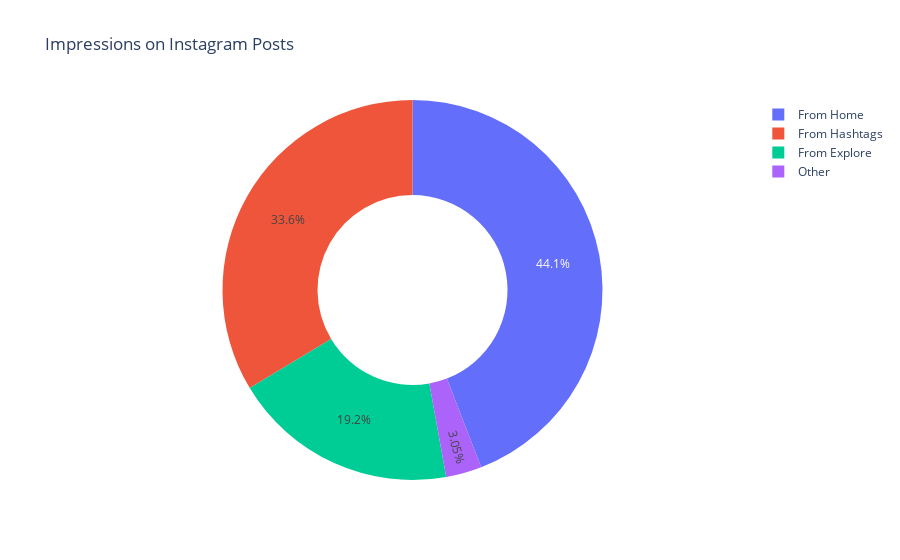

Notebook code cell kept with this figure:
### Markdown cell above
### Analysing Impressions on Instagram

### Code cell
home = df["From Home"].sum()
hashtags = df["From Hashtags"].sum()
explore = df["From Explore"].sum()
other = df['From Other'].sum()

labels = ['From Home','From Hashtags','From Explore','Other']
values = [home, hashtags, explore, other]

fig = px.pie(df, values=values, names=labels, 
             title='Impressions on Instagram Posts', hole=0.5)
fig.show()

### Figure 1 — Plotly figure (JSON) as saved in the notebook; plotly's stock layout.template omitted (floating-point values rounded to 4 significant figures)
{"data": [{"domain": {"x": [0, 1], "y": [0, 1]}, "hole": 0.5, "hovertemplate": "label=%{label}<br>value=%{value}<extra></extra>", "labels": ["From Home", "From Hashtags", "From Explore", "Other"], "legendgroup": "", "name": "", "showlegend": true, "type": "pie", "values": [294619, 224614, 128294, 20360]}], "layout": {"legend": {"tracegroupgap": 0}, "title": {"text": "Impressions on Instagram Posts"}}}
